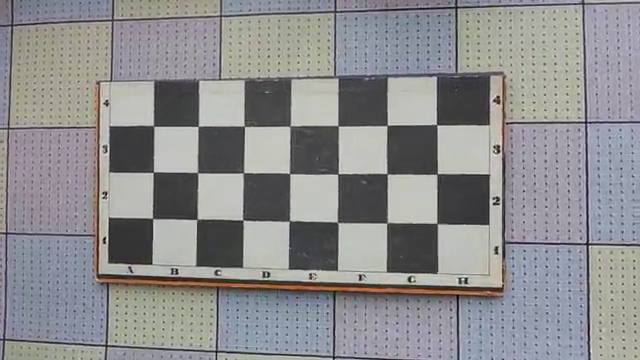
#> input picture frame 119 of Lab4/chessboard.mp4, 640 x 360 px
$ python main6.py
#> lines starting #> are read from the running program, lines starting #| are printed output that depends on the picture; after the words box and inside, x2 and y2 are one past the last pixel; in counts of white or black regions, pixels touching at a corner belong together
import numpy
import cv2

# число внутренних углов где встречаются 4 клетки
PATTERN_SIZE = (7, 3)


def make_pattern(shape: tuple) -> numpy.ndarray:
    pts = []
    for r in range(1, PATTERN_SIZE[1]+1):
        for c in range(1, PATTERN_SIZE[0]+1):
            x = c * shape[1] // (PATTERN_SIZE[0] + 1)
            y = r * shape[0] // (PATTERN_SIZE[1] + 1)
            pts.append((x, y))
    pts = numpy.array(pts, dtype=numpy.float32)
    return pts.reshape((-1, 1, 2))


def load_image(fname: str) -> numpy.ndarray:
    data = numpy.fromfile(fname, dtype=numpy.uint8)
    img = cv2.imdecode(data, cv2.IMREAD_COLOR)
    if img is None:
        raise IOError("Invalid image format")
    return img


insert = cv2.VideoCapture('chessboard.mp4')
width = insert.get(cv2.CAP_PROP_FRAME_WIDTH)
height = insert.get(cv2.CAP_PROP_FRAME_HEIGHT)
insert_endpoints = numpy.array([
    (0, 0),
    (width - 1, 0),
    (width - 1, height - 1),
    (0, height - 1)
], dtype=numpy.float32).reshape((-1, 1, 2))
# cv2.drawChessboardCorners(insert, PATTERN_SIZE, insert_corners, True)
# cv2.imshow('Insert', insert)
video = cv2.VideoCapture('chessboard.mp4')
warped = None
try:
    while True:
        success, frame = video.read()  # читаем кадр из видео
#> frame is the input picture: shape (360, 640, 3); mean B, G, R 142.7, 141.3, 141.5
        if not success:  # кадр прочитать не удалось
            print('Video has ended.')
            break
        success, insideframe = insert.read()
        if not success:  # кадр прочитать не удалось
            print('Video has ended.')
            break
        if warped is None:
            warped = numpy.zeros(frame.shape, numpy.uint8)
        success, corners = cv2.findChessboardCorners(  # ищем шахматный шаблон
            frame,  # где ищем шаблон
            PATTERN_SIZE,  # размер шаблона
            flags=cv2.CALIB_CB_FILTER_QUADS
        )
#> success = True; corners = 21 rows, first 8: [436.9, 223.4], [387.2, 223], [337.4, 222.3], [289.4, 220.8], [242.8, 219.9], [197, 219.4], [152.6, 218.4], [437.2, 173.8]
        insert_corners = make_pattern(insideframe.shape)
        if success:  # нашли шаблон
            # если начальная точка правее конечной, массив "вверх ногами"
            if corners[0, 0, 0] > corners[-1, 0, 0]:
                corners = corners[::-1, ...]  # разворачиваем массив
#> corners = 21 rows, first 8: [153.5, 126.1], [198.1, 126.4], [244.4, 126.3], [289.7, 126.4], [338, 125.9], [387.1, 125.3], [436.7, 124.7], [153.3, 172.1]
            # cv2.drawChessboardCorners(frame, PATTERN_SIZE, corners, success)
            # ищем проективное преобразование
            matrix, ptmask = cv2.findHomography(
                insert_corners,  # точки прообразы ("откуда")
                corners,  # точки образы ("куда")
                cv2.RANSAC  # используем метод RANSAC
            )
#> matrix = [[0.519, -0.012, 111.2], [-0.0211, 0.496, 81.86], [-0.000143, -3.01e-05, 1]]; ptmask = 21 values from 1 to 1
            warped.fill(0)
#> warped: shape (360, 640, 3); every value is 0
            cv2.warpPerspective(  # проективное преобр. изображения
                insideframe,  # какое изображение преобразуем
                matrix,  # матрица преобразования
                (warped.shape[1], warped.shape[0]),  # размер
                dst=warped  # записать результат в массив warped
            )
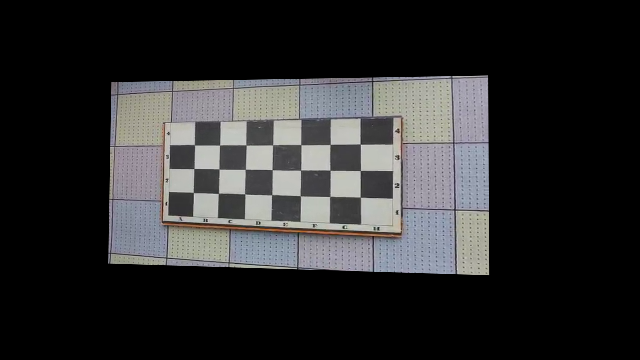
#> warped: shape (360, 640, 3); mean of channels 0, 1, 2 44.9, 44.4, 44.5; drawn as B, G, R
            # cv2.imshow('Warped', warped)
            # ищем углы шахматной доски
            ends = cv2.perspectiveTransform(
                insert_endpoints,  # координаты для преобразования
                matrix  # матрица преобразования
            )
#> ends = [[111.2, 81.86], [487.4, 75.26], [488.4, 274.5], [108, 262.8]]
            ends = ends.reshape((1, -1, 2)).astype(numpy.int32)
#> ends = [[111, 81], [487, 75], [488, 274], [108, 262]]
            # делаем маску для переноса пикселей
            mask = numpy.zeros(frame.shape[:2], numpy.uint8)
            cv2.fillPoly(mask, ends, (1,))  # рисуем маску
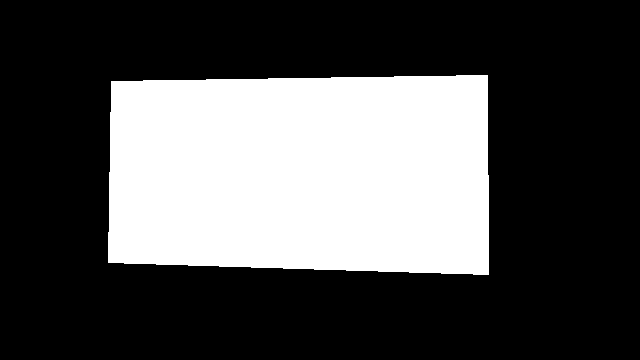
#> mask: shape (360, 640); values 0 (black) and 1 (white), 31.4% white; 1 white region, box (x1, y1, x2, y2) and area: (108, 75, 489, 275) 72391
            mask.dtype = numpy.bool_
            frame[mask] = warped[mask]
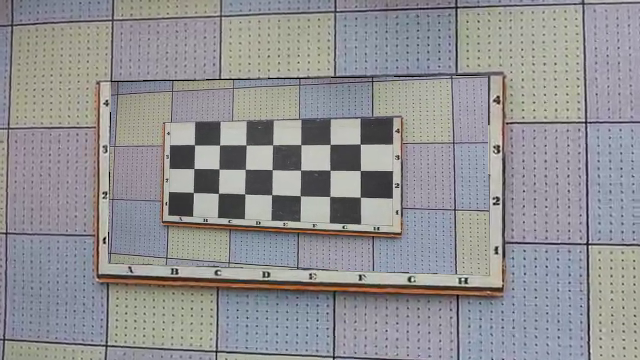
#> frame: shape (360, 640, 3); mean B, G, R 148.1, 145.6, 146
        cv2.imshow('Frame', frame)
        key = cv2.waitKey(10)  # ждём нажатия с таймаутом
#> (key Esc is pressed here)
        if key == 27:
            print('Stopped by user.')
            break
finally:
    video.release()  # освобождает источник видео

$ run again, starting later in the video
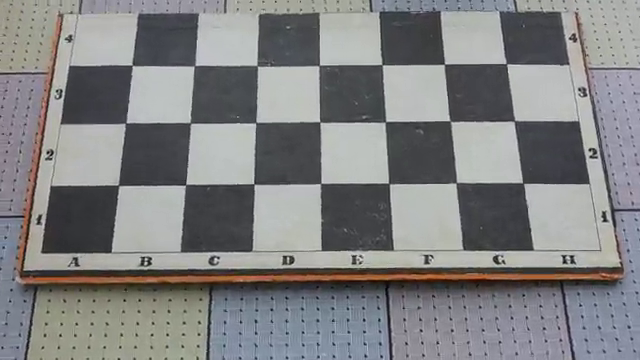
#> input picture frame 535 of Lab4/chessboard.mp4, 640 x 360 px
#> frame is the input picture: shape (360, 640, 3); mean B, G, R 130.4, 129.6, 129.2
#> `success, corners = cv2.findChessboardCorners(`: success = True; corners = 21 rows, first 8: [523, 183.1], [456.2, 182.7], [389, 183.6], [320.6, 183.4], [254.1, 183.9], [185.7, 184.7], [118.4, 185.2], [514.3, 120.9]
#> `corners = corners[::-1, ...]`: corners = 21 rows, first 8: [132.3, 65.25], [194.6, 65.6], [257, 65.69], [319.1, 65.5], [382, 64.76], [444.5, 64.05], [506.3, 63.67], [125.7, 122.8]
#> matrix = [[0.755, -0.122, 78.03], [-0.00339, 0.563, 13.09], [6.47e-06, -0.000406, 1]]; ptmask = 21 values from 1 to 1
#> `ends = cv2.perspectiveTransform( insert_endpoints,`: ends = [[78.03, 13.09], [558, 10.88], [601.9, 248.2], [40.05, 251.9]]
#> `ends = ends.reshape((1, -1, 2)).astype(numpy.int32)`: ends = [[78, 13], [558, 10], [601, 248], [40, 251]]
#> `cv2.fillPoly(mask, ends, (1,))`:
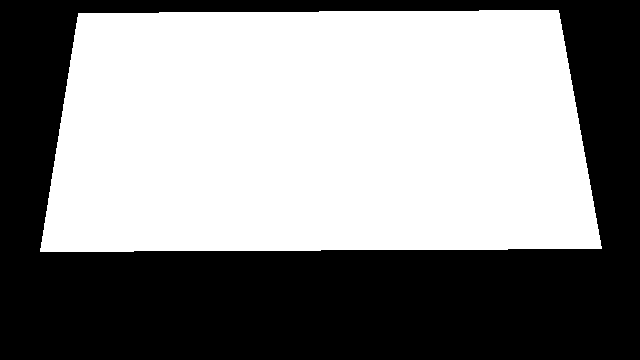
#> mask: shape (360, 640); values 0 (black) and 1 (white), 54.1% white; 1 black region, box (x1, y1, x2, y2) and area: (0, 0, 640, 360) 105756
#> `frame[mask] = warped[mask]`:
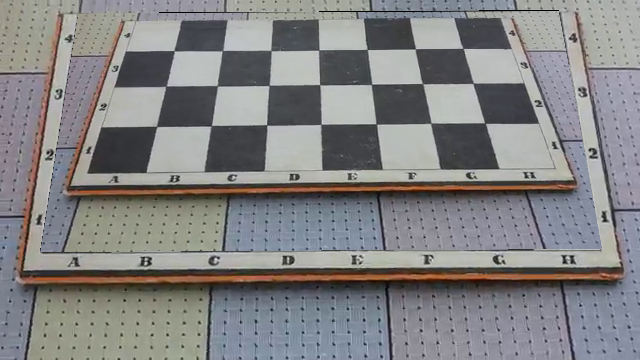
#> frame: shape (360, 640, 3); mean B, G, R 131.2, 130.5, 131.2

$ run again, starting later in the video
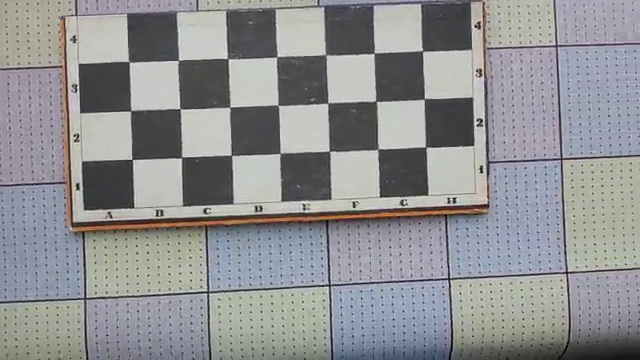
#> input picture frame 952 of Lab4/chessboard.mp4, 640 x 360 px
#> frame is the input picture: shape (360, 640, 3); mean B, G, R 146.8, 144.8, 144.1
#> success = True; corners = 21 rows, first 8: [129.4, 61.88], [178.4, 60.27], [227.6, 58.57], [276.6, 56.79], [325.5, 54.8], [374.1, 53.12], [422.4, 50.76], [130.8, 110.7]
#> matrix = [[0.623, 0.0152, 77.98], [-0.0216, 0.538, 15.53], [2.78e-05, -1.37e-05, 1]]; ptmask = 21 values from 1 to 1
#> `ends = cv2.perspectiveTransform( insert_endpoints,`: ends = [[77.98, 15.53], [468, 1.71], [475.7, 192.6], [83.86, 209.9]]
#> `ends = ends.reshape((1, -1, 2)).astype(numpy.int32)`: ends = [[77, 15], [468, 1], [475, 192], [83, 209]]
#> `cv2.fillPoly(mask, ends, (1,))`:
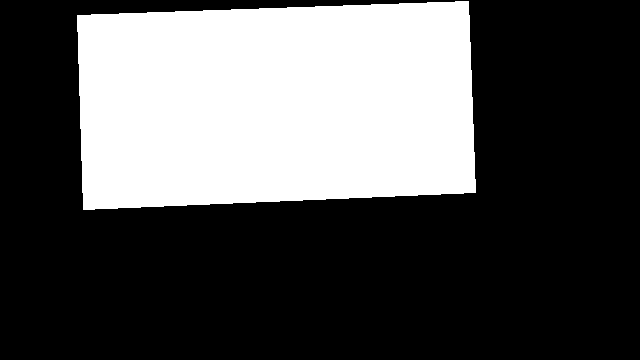
#> mask: shape (360, 640); values 0 (black) and 1 (white), 33% white; 1 white region, box (x1, y1, x2, y2) and area: (77, 1, 476, 210) 76050
#> `frame[mask] = warped[mask]`:
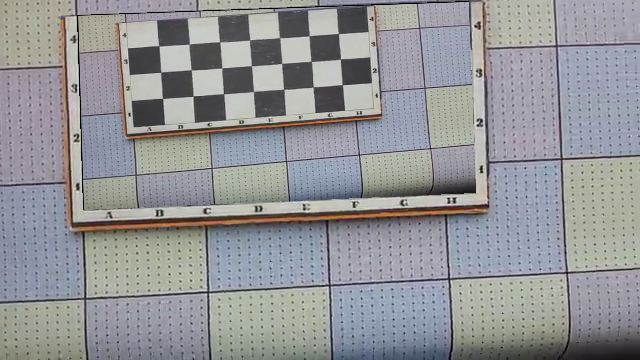
#> frame: shape (360, 640, 3); mean B, G, R 151.6, 148.7, 147.8
